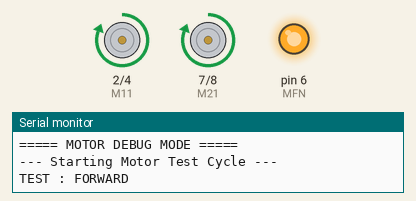
Simulated run of this sketch. Board: Arduino Uno, built with avr-gcc and run on an emulated ATmega328P. On the bench: motor-driver pin pairs drawn as motors (green arrow = first pin HIGH = forward, orange = second pin HIGH = backward, longer = more drive), output pins drawn as LEDs (lit = HIGH), the last lines printed to the serial monitor.

Above: at 1.5 s.
At 5.5 s:
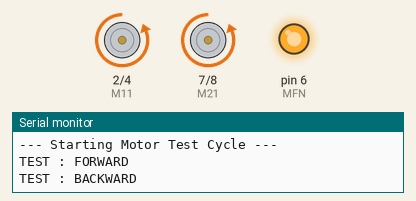
At 9.0 s:
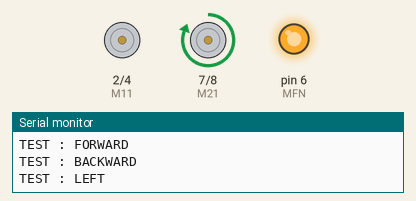
At 14.5 s:
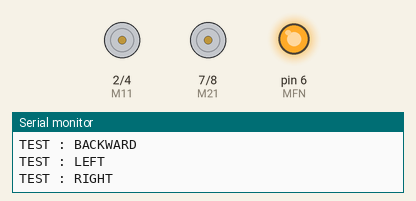
Timing chart, 0 to 20.8 s (numbered marks = the images above):
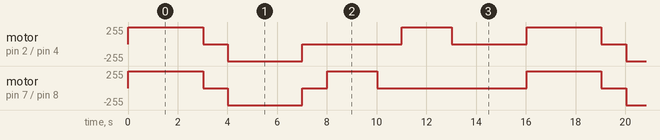

Measured:
- by itself, motor on pin 2 (M11) / pin 4 (M12): repeats every 16.0 s: stopped 1.0 s, backward 255/255 3.0 s, stopped 4.0 s, forward 255/255 2.0 s, stopped 3.0 s, forward 255/255 3.0 s
- by itself, motor on pin 7 (M21) / pin 8 (M22): repeats every 16.0 s: stopped 1.0 s, backward 255/255 3.0 s, stopped 1.0 s, forward 255/255 2.0 s, stopped 6.0 s, forward 255/255 3.0 s

The sketch:

Practical_31.ino
```cpp
#define M11 2
#define M12 4
#define MFN 6
#define M21 7
#define M22 8

void setup()
{
  Serial.begin(9600);

  pinMode(M11, OUTPUT);
  pinMode(M12, OUTPUT);
  pinMode(M21, OUTPUT);
  pinMode(M22, OUTPUT);
  pinMode(MFN, OUTPUT);

  digitalWrite(MFN, HIGH);

  Serial.println("===== MOTOR DEBUG MODE =====");
}

void stopMotor()
{
  digitalWrite(M11, LOW);
  digitalWrite(M12, LOW);
  digitalWrite(M21, LOW);
  digitalWrite(M22, LOW);
}

void forward()
{
  Serial.println("TEST : FORWARD");

  digitalWrite(M11, HIGH);
  digitalWrite(M12, LOW);

  digitalWrite(M21, HIGH);
  digitalWrite(M22, LOW);

  delay(3000);
}

void backward()
{
  Serial.println("TEST : BACKWARD");

  digitalWrite(M11, LOW);
  digitalWrite(M12, HIGH);

  digitalWrite(M21, LOW);
  digitalWrite(M22, HIGH);

  delay(3000);
}

void left()
{
  Serial.println("TEST : LEFT");

  digitalWrite(M11, LOW);
  digitalWrite(M12, LOW);

  digitalWrite(M21, HIGH);
  digitalWrite(M22, LOW);

  delay(2000);
}

void right()
{
  Serial.println("TEST : RIGHT");

  digitalWrite(M11, HIGH);
  digitalWrite(M12, LOW);

  digitalWrite(M21, LOW);
  digitalWrite(M22, LOW);

  delay(2000);
}

void loop()
{
  Serial.println("--- Starting Motor Test Cycle ---");


  forward();
  stopMotor();
  delay(1000);

  backward();
  stopMotor();
  delay(1000);

  left();
  stopMotor();
  delay(1000);

  right();
  stopMotor();
  delay(3000);

  Serial.println("===== ALL MOTOR TESTS PASSED =====");
}
```
